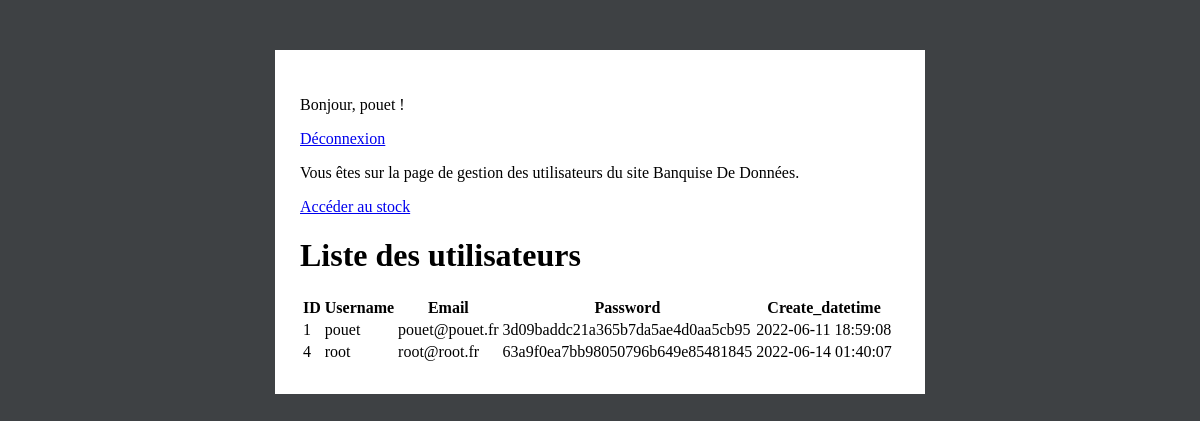
/dashboard.php (signed in), run on the app's committed database.
### tables this page shows
CREATE TABLE `users` (
  `id` int(11) NOT NULL,
  `username` varchar(50) NOT NULL,
  `email` varchar(50) NOT NULL,
  `password` varchar(50) NOT NULL,
  `create_datetime` datetime NOT NULL
);

### dashboard.php (the view, shortened to what this page needs)
<!DOCTYPE html>
<html>
<head>
  <link rel="stylesheet" href="style_dashboard_users.css" />
</head>
<body>
  <div class="form">
    <p>Bonjour, <?php echo $_SESSION['username']; ?> !</p>
    <p><a href="logout.php">Déconnexion</a></p>
    <p>Vous êtes sur la page de gestion des utilisateurs du site Banquise De Données.</p>
      <?php
      $host = 'localhost';
      $dbname = 'db_ALLEAUME';
      $username = '22100123';
      $password = 'Julien';
      $dsn = "mysql:host=$host;dbname=$dbname";
      $sql = "SELECT * FROM users";
      try {
        $pdo = new PDO($dsn, $username, $password);
        $stmt = $pdo->query($sql);
      } catch (PDOException $e) {
        echo $e->getMessage();
      }
      ?>
    <p><a href="index.php">Accéder au stock</a></p>
    <h1>Liste des utilisateurs</h1>
    <table>
      <thead>
        <tr>
          <th>ID</th>
          <th>Username</th>
          <th>Email</th>
          <th>Password</th>
          <th>Create_datetime</th>
        </tr>
      </thead>
      <tbody>
        <?php while ($row = $stmt->fetch(PDO::FETCH_ASSOC)) : ?>
          <tr>
            <td><?php echo htmlspecialchars($row['id']); ?></td>
            <td><?php echo htmlspecialchars($row['username']); ?></td>
            <td><?php echo htmlspecialchars($row['email']); ?></td>
            <td><?php echo htmlspecialchars($row['password']); ?></td>
            <td><?php echo htmlspecialchars($row['create_datetime']); ?></td>
          </tr>
        <?php endwhile; ?>
      </tbody>
  </div>
</body>
</html>

### style_dashboard_users.css (style rules this page uses)
body { background: #3e4144; }
.form { margin: 50px auto; width: 600px; padding: 30px 25px; background: white; }

### data on the page
users: id "1", username "pouet", email "pouet@pouet.fr", password "3d09baddc21a365b7da5ae4d0aa5cb95", create_datetime "2022-06-11 18:59:08"
users: id "4", username "root", email "root@root.fr", password "63a9f0ea7bb98050796b649e85481845", create_datetime "2022-06-14 01:40:07"

### other printed values
$_SESSION['username'] "pouet"
